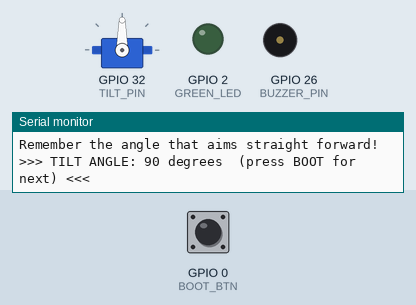
Simulated run of this sketch. Board: ESP32. Shown: servo, output pins drawn as LEDs (lit = HIGH), buzzer (waves = sounding, pin HIGH), the last lines printed to the serial monitor. Inputs (shaded band) come from the test bench; at power-on: GPIO 0 (BOOT_BTN) HIGH.

Above: at 4.1 s.
4.2 s: GPIO 0 (BOOT_BTN) pulled LOW for 0.15 s
At 4.65 s:
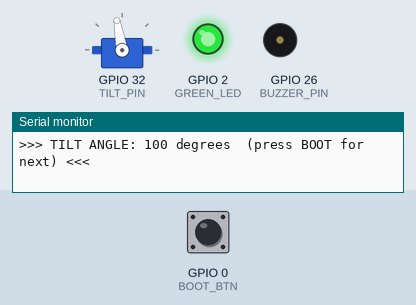
6.4 s: GPIO 0 (BOOT_BTN) pulled LOW for 1 s
At 7.8 s:
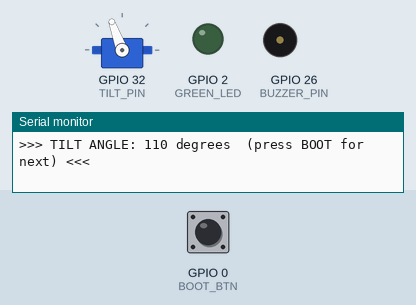
8.9 s: GPIO 0 (BOOT_BTN) pulled LOW for 0.15 s
At 9.35 s:
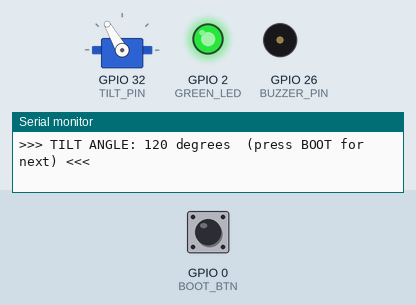
11.1 s: GPIO 0 (BOOT_BTN) pulsed LOW 5 times (0.12 s each, 0.3 s apart)
At 13.5 s:
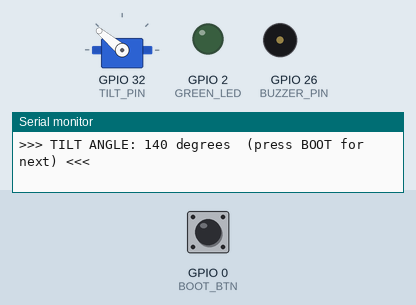
14.2 s: GPIO 0 (BOOT_BTN) pulsed LOW 5 times (0.12 s each, 0.3 s apart)
At 16.8 s:
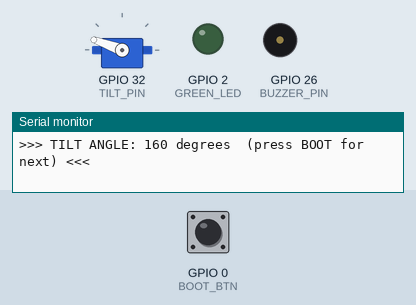
Timing chart, 0 to 18.3 s (numbered marks = the images above; inputs shaded):
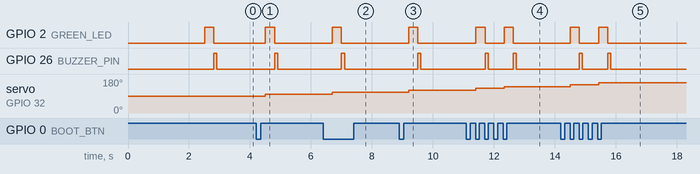

Measured:
- after the input at 4.2 s, GPIO 2 (GREEN_LED): LOW → HIGH after 0.31 s, → LOW 0.30 s later; GPIO 26 (BUZZER_PIN): LOW → HIGH after 0.61 s, → LOW 0.10 s later; servo on GPIO 32 (TILT_PIN): 90° → 100° after 0.31 s
- after the input at 6.4 s, GPIO 2 (GREEN_LED): LOW → HIGH after 0.30 s, → LOW 0.30 s later; GPIO 26 (BUZZER_PIN): LOW → HIGH after 0.60 s, → LOW 0.10 s later; servo on GPIO 32 (TILT_PIN): 100° → 110° after 0.30 s
- after the input at 8.9 s, GPIO 2 (GREEN_LED): LOW → HIGH after 0.31 s, → LOW 0.30 s later; GPIO 26 (BUZZER_PIN): LOW → HIGH after 0.61 s, → LOW 0.10 s later; servo on GPIO 32 (TILT_PIN): 110° → 120° after 0.30 s
- after the input at 11.1 s, GPIO 2 (GREEN_LED): alternates HIGH for 0.30 s and LOW for 0.63 s, 4 changes in all, then stays LOW, starting after 0.31 s; GPIO 26 (BUZZER_PIN): alternates HIGH for 0.10 s and LOW for 0.83 s, starting after 0.61 s; servo on GPIO 32 (TILT_PIN): 120° → 130° after 0.31 s, → 140° 0.93 s later
- after the input at 14.2 s, GPIO 2 (GREEN_LED): alternates HIGH for 0.30 s and LOW for 0.63 s, 4 changes in all, then stays LOW, starting after 0.30 s; GPIO 26 (BUZZER_PIN): alternates HIGH for 0.10 s and LOW for 0.83 s, 4 changes in all, then stays LOW, starting after 0.60 s; servo on GPIO 32 (TILT_PIN): 140° → 150° after 0.30 s, → 160° 0.93 s later

The sketch:

Test_TiltCalibrate2.ino
```cpp
// TILT CALIBRATION v2 - No Serial Monitor needed
// Press the BOOT button on the ESP32 to step through angles
// Watch the servo and remember which angle aims the gun forward
// The current angle is shown by LED blinks AND printed to Serial

#include <Arduino.h>
#include <ESP32Servo.h>

#define TILT_PIN    32
#define BOOT_BTN     0   // BOOT button on ESP32 board
#define BUZZER_PIN  26
#define GREEN_LED    2

Servo tiltServo;

// Angles to test
int angles[] = {60, 70, 80, 90, 100, 110, 120, 130, 140, 150, 160, 170, 180};
int numAngles = 13;
int currentIndex = 3;  // start at 90

void beepAngle(int angle) {
    // Beep the number of tens (e.g., 120 = 12 beeps)
    int tens = angle / 10;
    for (int i = 0; i < tens; i++) {
        digitalWrite(BUZZER_PIN, HIGH);
        delay(80);
        digitalWrite(BUZZER_PIN, LOW);
        delay(80);
    }
}

void moveToAngle() {
    int angle = angles[currentIndex];
    tiltServo.write(angle);

    Serial.printf(">>> TILT ANGLE: %d degrees  (press BOOT for next) <<<\n", angle);

    // Blink LED to show which angle
    digitalWrite(GREEN_LED, HIGH);
    delay(300);
    digitalWrite(GREEN_LED, LOW);

    // Short beep
    digitalWrite(BUZZER_PIN, HIGH);
    delay(100);
    digitalWrite(BUZZER_PIN, LOW);
}

void setup() {
    Serial.begin(115200);
    delay(2000);  // extra delay to let power stabilize

    pinMode(BOOT_BTN, INPUT_PULLUP);
    pinMode(BUZZER_PIN, OUTPUT);
    pinMode(GREEN_LED, OUTPUT);

    tiltServo.attach(TILT_PIN);
    delay(500);

    Serial.println("=== TILT CALIBRATION v2 ===");
    Serial.println("Press BOOT button on ESP32 to step through angles");
    Serial.println("Watch where the gun points at each angle");
    Serial.println("Remember the angle that aims straight forward!\n");

    moveToAngle();
}

void loop() {
    // Wait for BOOT button press
    if (digitalRead(BOOT_BTN) == LOW) {
        delay(300);  // debounce

        // Next angle
        currentIndex++;
        if (currentIndex >= numAngles) {
            currentIndex = 0;  // wrap around
            Serial.println("\n--- Starting over from 60 ---\n");
        }

        moveToAngle();

        // Wait for button release
        while (digitalRead(BOOT_BTN) == LOW) {
            delay(10);
        }
        delay(200);
    }
    delay(10);
}
```
